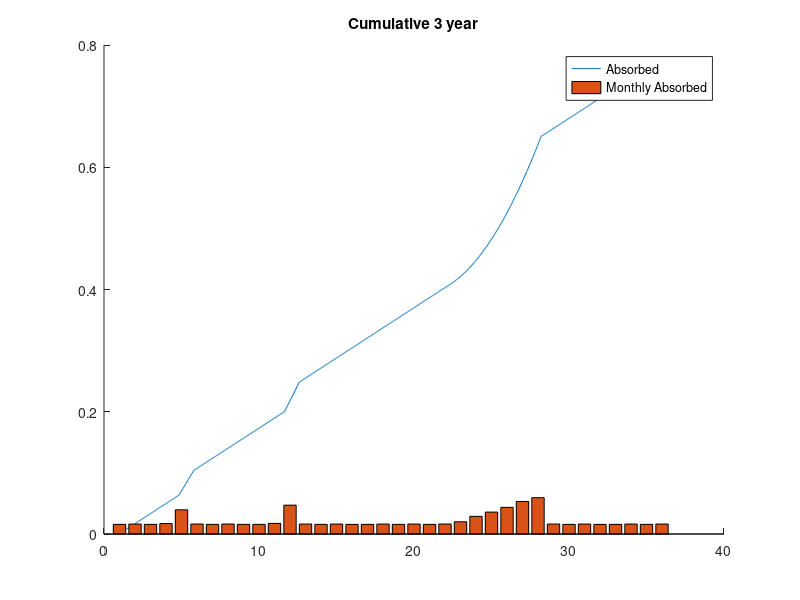
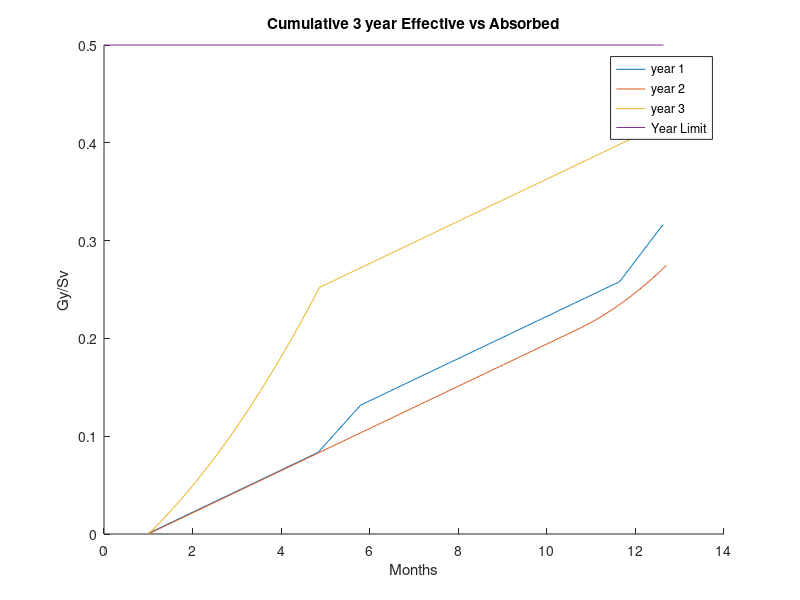
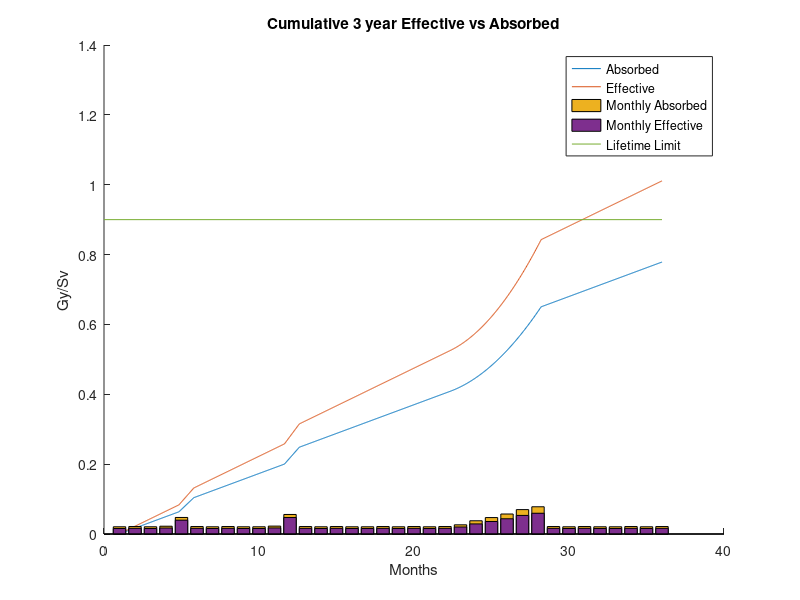

MATLAB code to generate these figures, in order:
%% Question 2
clear all
close all
clc

label = ["photon","electron","proton"];
abDos0 = [6,5,5]*1e-3;
abDos1 = [18,15,8]*1e-3;
abDos2 = [21,19,9]*1e-3; %  /m

scaleFactor = 1;%hr
yr = 365.25*scaleFactor; %hr
m = yr/12;
hrsInMonth = m*scaleFactor
abDos0 = abDos0/m;
abDos1 = abDos1/m;
abDos2 = abDos2/m;

n = round(yr*3);
D = ones(n,1)*abDos0;
D(round(4*m):round(5*m)-1,:) =  ones(round(5*m)-round(4*m),1)*abDos1;
D(round(11*m):round(12*m)-1,:) =  ones(round(12*m)-round(11*m),1)*abDos2;
dD = 3*abDos0./(6*m);
for i = 22*m:28*m
    D(round(i),:) = D(round(i-1),:)+dD;
end
cum = cumsum(D);
Wr = [1,1,2];
cumE = Wr.*cum;

abDos = sum(cum,2);
abDosE = sum(cumE,2);


for i = 1:3*12
    mDos(i) = sum(sum(D(round(m*(i-1)+1):round(m*(i+0)),:),2));
    mDosE(i) = sum(sum(Wr.*D(round(m*(i-1)+1):round(m*(i+0)),:),2));
end

months = linspace(1,3*12,n);

figure
hold on
plot(months,abDos)
% plot(months,abDosE)    
% bar(mDosE)
bar(mDos)
% plot([0,months(end)],[1,1]*.9)
legend("Absorbed","Monthly Absorbed",Location="best")
title("Cumulative 3 year")

figure
hold on
plot(months(1:round(length(abDosE)/3)),abDosE(1:round(length(abDosE)/3)))
plot(months(1:round(length(abDosE)/3)+2),-abDosE(round(length(abDosE)/3)) + abDosE(round(length(abDosE)/3):round(length(abDosE)*2/3)))
plot(months(1:round(length(abDosE)/3)+1),-abDosE(round(length(abDosE)*2/3)) +abDosE(round(length(abDosE)*2/3:end)))
plot([0,months(round(length(abDosE)/3))],[1,1]*.5)
legend("year 1","year 2","year 3","Year Limit",Location="best")
title("Cumulative 3 year Effective vs Absorbed")
ylabel("Gy/Sv")
xlabel("Months")

figure
hold on
plot(months,abDos)
plot(months,abDosE)    
bar(mDosE)
bar(mDos)
plot([0,months(end)],[1,1]*.9)
legend("Absorbed","Effective","Monthly Absorbed","Monthly Effective","Lifetime Limit",Location="best")
title("Cumulative 3 year Effective vs Absorbed")
ylabel("Gy/Sv")
xlabel("Months")

